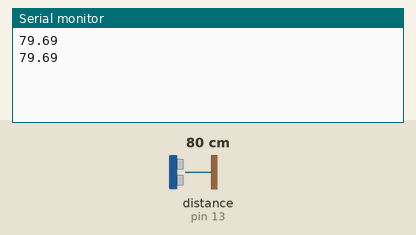
Simulated run of this sketch. Board: Arduino Uno, built with avr-gcc and run on an emulated ATmega328P. Parts: the last lines printed to the serial monitor. Wiring (inferred from the names in the program): ultrasonic range finder: trigger pin 12; echo pin 13. The inputs (shaded band) are chosen by the test bench; at power-on: distance to the obstacle (sensor on pin 13) 80 cm. The echo pulse lasts 58.3 µs per cm.

Above: at 1.8 s.
1.9 s: distance to the obstacle (sensor on pin 13) set to 2 cm
At 2.8 s:
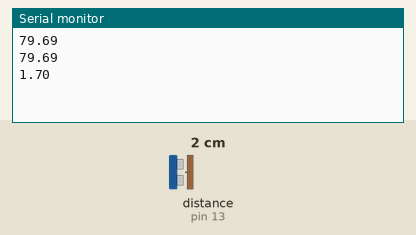
3.4 s: distance to the obstacle (sensor on pin 13) set to 4 cm
At 4.7 s:
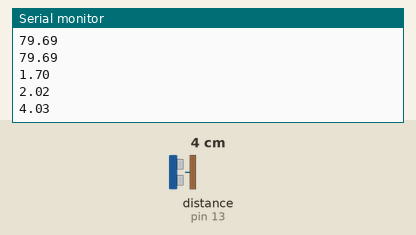
Timing chart, 0 to 6.4 s (numbered marks = the images above; inputs shaded):
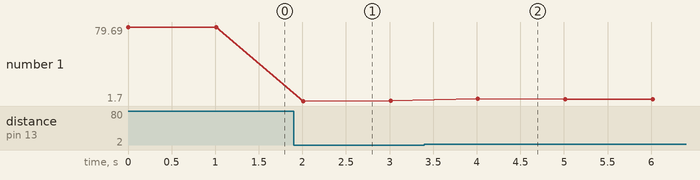

Measured:
- after the input at 1.9 s, the serial monitor: prints a new line after 0.11 s (image 1)
- after the input at 3.4 s, the serial monitor: prints a new line after 0.61 s (image 2)
- plotted number 1: 79.69 → 2.02 after the input at 1.9 s, 2.02 → 3.7 after the input at 3.4 s

The sketch:

ULTRASONIC.ino
```cpp
int TrigPin = 12;
int EchoPin = 13;
double distance, t;
void setup(){
  Serial.begin(9600);
  pinMode(TrigPin, OUTPUT);
  pinMode(EchoPin, INPUT);
}
void loop(){
  digitalWrite(TrigPin, HIGH);
  digitalWrite(TrigPin, LOW);
  Serial.print("\n");
  t = pulseIn(EchoPin,HIGH);
  distance = t/58.3;
  Serial.print(distance);
  Serial.print("\n");
  delay(1000);
  }
```
